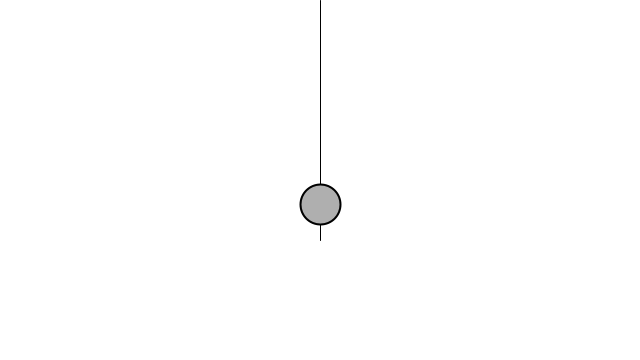
Frame 1 (no input)
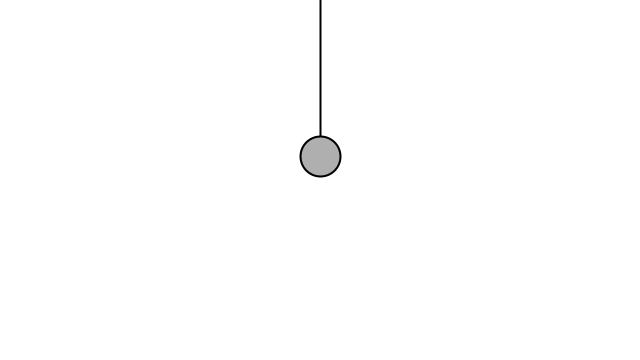
Frame 60 (the mouse pressed at the canvas centre just before this capture)
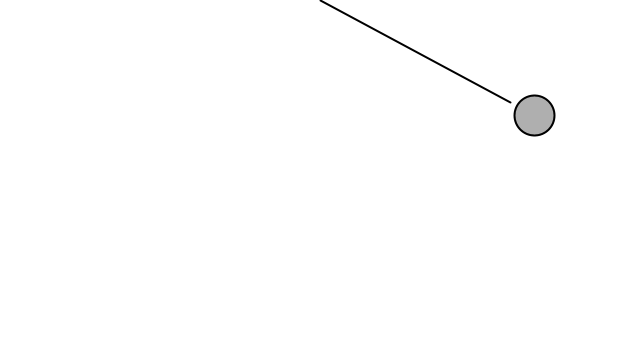
Frame 120 (the mouse held since frame 60 and released just before this capture)

The Processing sketch that drew these frames (run headless with seeded random() and noise(); from frame 60 on, the mouse is pressed at the canvas centre):

// Processing sketch: sketch_007_spring2
// ── sketch_007_spring2.pde
PVector origin;
Bob bob;
float rest_length;

void setup() {
	size(640, 360);
	rest_length = 200;
	origin = new PVector(width/2, 0);
	bob = new Bob(width/2, 240);
}

void draw() {
	background(255);

	line(origin.x, origin.y, bob.position.x, bob.position.y);

	PVector spring = PVector.sub(bob.position, origin);
	float current_length = spring.mag();
	spring.normalize();
	float k = 0.9;
	float stretch = current_length - rest_length;

	spring.mult(-k*stretch);
	bob.applyForce(spring);

	PVector wind = new PVector(0.3, 0);
	if (mousePressed) {
		bob.applyForce(wind);
	}

	PVector gravity = new PVector(0, 0.5);
	bob.applyForce(gravity);

	bob.update();
	bob.display();

}

// ── Bob.pde
class Bob {
  PVector position;
  PVector velocity;
  PVector acceleration;
  float mass = 1;

  // Arbitrary damping to simulate friction / drag
  float damping = 1;

  // For mouse interaction
  PVector dragOffset;
  boolean dragging = false;

  // Constructor
  Bob(float x, float y) {
    position = new PVector(x,y);
    velocity = new PVector();
    acceleration = new PVector();
    dragOffset = new PVector();
  }

  // Standard Euler integration
  void update() {
    velocity.add(acceleration);
    velocity.mult(damping);
    position.add(velocity);
    acceleration.mult(0);
  }

  // Newton's law: F = M * A
  void applyForce(PVector force) {
    PVector f = force.get();
    f.div(mass);
    acceleration.add(f);
  }


  // Draw the bob
  void display() {
    stroke(0);
    strokeWeight(2);
    fill(175);
    if (dragging) {
      fill(50);
    }
    ellipse(position.x,position.y,40,40);
  }
  /*
  // The methods below are for mouse interaction

  // This checks to see if we clicked on the mover
  void clicked(int mx, int my) {
    float d = dist(mx,my,position.x,position.y);
    if (d < mass) {
      dragging = true;
      dragOffset.x = position.x-mx;
      dragOffset.y = position.y-my;
    }
  }

  void stopDragging() {
    dragging = false;
  }

  void drag(int mx, int my) {
    if (dragging) {
      position.x = mx + dragOffset.x;
      position.y = my + dragOffset.y;
    }
  }
  */
}
